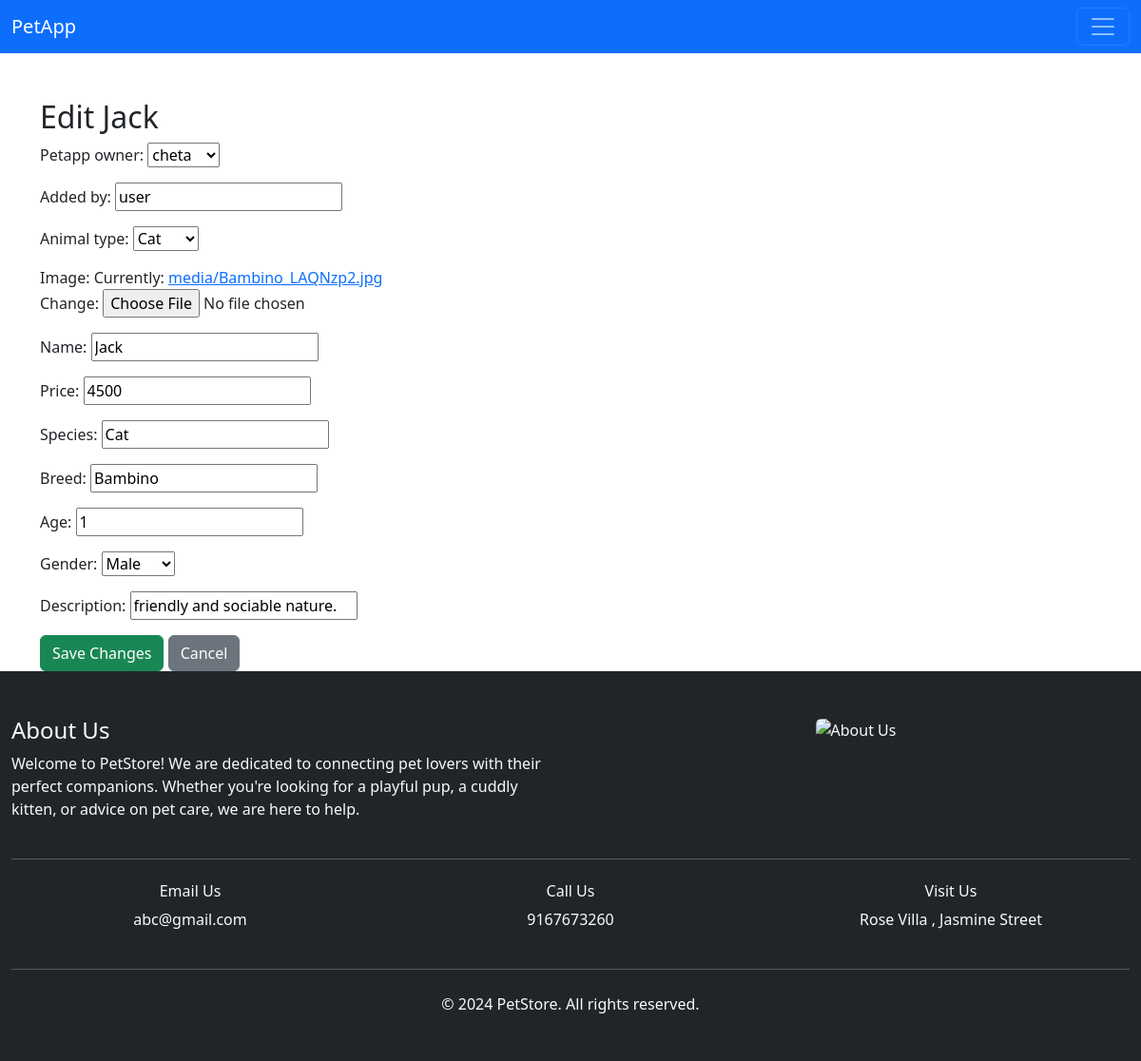
Page /edit/10/ (signed in) on the committed database.
### petapp/models.py (models this page shows, shortened)
class Pet(models.Model):
    petapp_owner = models.ForeignKey(
        User,
        on_delete = models.CASCADE,
        default = 1,
        )
    added_by = models.CharField( max_length = 50,default = 'user')
    gender_choices = (('male','Male'),('female','Female'))
    animal_type = models.CharField(max_length=1,choices=(('D','Dog'),('C','Cat')), null=False)
    image = models.ImageField(upload_to='media/')
    name = models.CharField(max_length=100)
    price = models.IntegerField()
    species = models.CharField(max_length=50)
    breed = models.CharField(max_length=100)
    age = models.IntegerField()
    gender = models.CharField(max_length=30,choices= gender_choices)
    description = models.CharField(max_length=400)
    objects = models.Manager()
    pets = CustomManager()
    pet = PetsQuerySet.as_manager()
    class Meta:
        db_table = 'Pet'

### petstore/views.py (the view)
# urls.py: path('edit/<int:pk>/',edit_pet,name='edit'),
@login_required
def edit_pet(request, pk):
    pet = get_object_or_404(Pet, pk=pk)  # Get the specific pet by its primary key
    if request.method == "POST":
        form = ItemForm(request.POST, request.FILES, instance=pet)
        if form.is_valid():
            form.save()
            return redirect('pet_detail', pk=pet.pk)  # Redirect back to pet detail after saving
    else:
        form = ItemForm(instance=pet)
    return render(request, 'petstore/pet_edit.html', {'form': form, 'pet': pet})

### petapp/forms.py
class ItemForm(forms.ModelForm):
    class Meta:
        model = Pet
        fields = ['petapp_owner','added_by','animal_type','image','name','price','species','breed','age','gender','description']

### petstore/context_processors.py (called while the page is built)
def profile_status(request):
    if request.user.is_authenticated:
        return {'profile_exists':Profile.objects.filter(user = request.user).exists()}
    return {'profile_exists': False}

### petstore/templates/petstore/pet_edit.html (shortened to what this page needs)
{% extends "petapp/base.html" %}
{% block content %}
<div class="container mt-5">
    <h2>Edit {{ pet.name }}</h2>
    <form method="post" enctype="multipart/form-data">
        {{ form.as_p }}
        <button type="submit" class="btn btn-success">Save Changes</button>
        <a href="{% url 'pet_detail' pet.id %}" class="btn btn-secondary">Cancel</a>
    </form>
</div>
{% endblock %}

### rows in the picture
Pet: name "Jack", petapp_owner "cheta", added_by "user", animal_type "Cat", price "4500", species "Cat", breed "Bambino", age "1", gender "Male", description "friendly and sociable nature."
